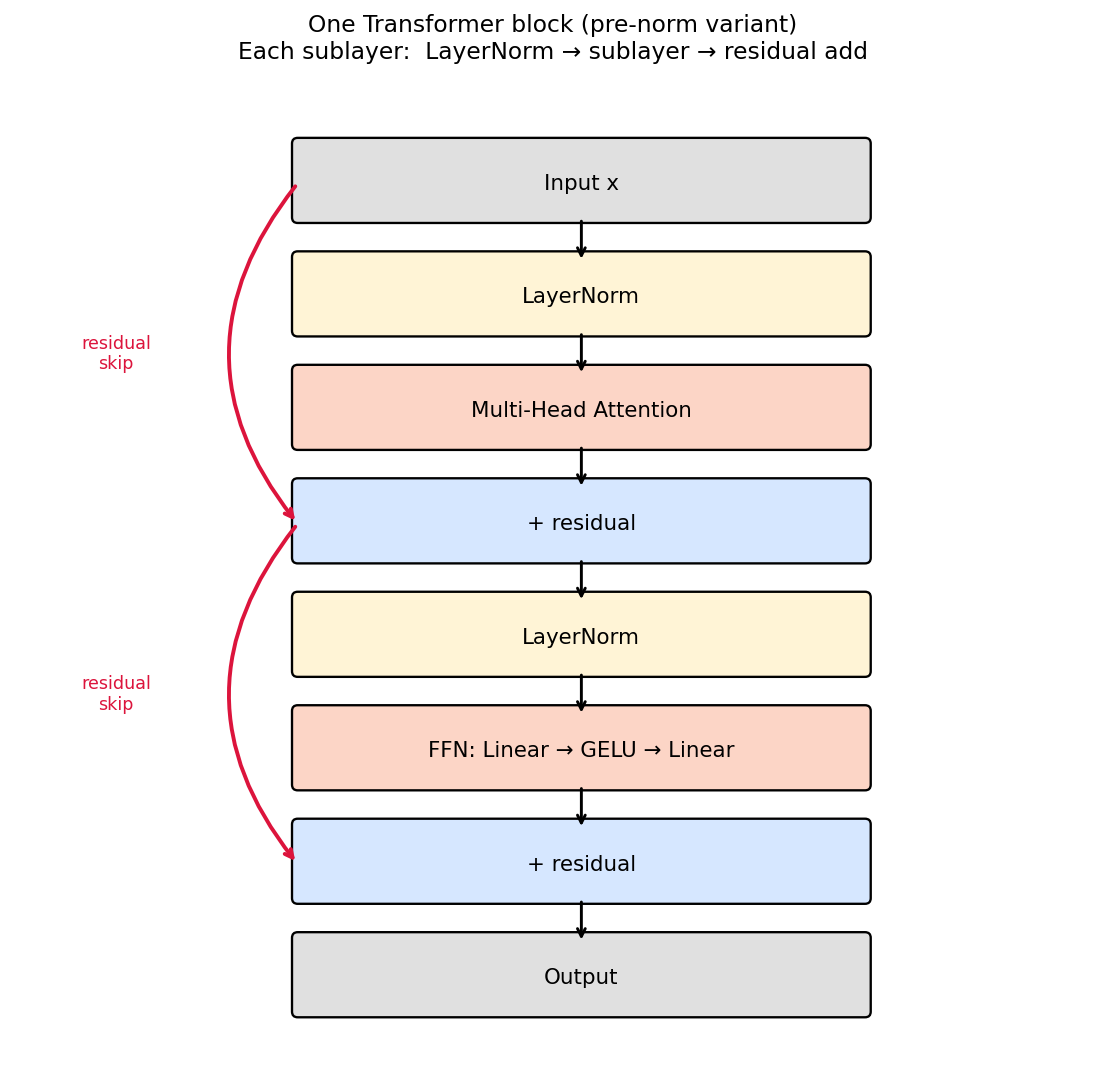

Recreate this plot in Python.
"""Transformer block (pre-norm) schematic.

Output: diagram_block.png
"""

import matplotlib.pyplot as plt
import matplotlib.patches as mpatches


def main():
    fig, ax = plt.subplots(figsize=(8, 11))

    boxes = [
        ("Input x", 8.0, "#e0e0e0"),
        ("LayerNorm", 7.0, "#fff4d6"),
        ("Multi-Head Attention", 6.0, "#fcd5c6"),
        ("+ residual", 5.0, "#d6e7ff"),
        ("LayerNorm", 4.0, "#fff4d6"),
        ("FFN: Linear → GELU → Linear", 3.0, "#fcd5c6"),
        ("+ residual", 2.0, "#d6e7ff"),
        ("Output", 1.0, "#e0e0e0"),
    ]

    for label, y, color in boxes:
        ax.add_patch(mpatches.FancyBboxPatch((2, y - 0.3), 5, 0.65,
                                             boxstyle="round,pad=0.05",
                                             facecolor=color, edgecolor="black", lw=1.2))
        ax.text(4.5, y, label, ha="center", va="center", fontsize=11)

    # Arrows between boxes
    ys = [box[1] for box in boxes]
    for y0, y1 in zip(ys[:-1], ys[1:]):
        ax.annotate("", xy=(4.5, y1 + 0.3), xytext=(4.5, y0 - 0.3),
                    arrowprops=dict(arrowstyle="->", color="black", lw=1.5))

    # Residual skip-connection arrows
    for from_y, to_y in [(8.0, 5.0), (5.0, 2.0)]:
        ax.annotate("", xy=(2.0, to_y + 0.0), xytext=(2.0, from_y),
                    arrowprops=dict(arrowstyle="->", color="crimson", lw=2,
                                    connectionstyle="arc3,rad=0.4"))
        ax.text(0.4, (from_y + to_y) / 2, "residual\nskip", color="crimson",
                fontsize=9, ha="center", va="center")

    ax.set_xlim(-0.5, 9)
    ax.set_ylim(0.3, 9)
    ax.set_aspect("equal")
    ax.set_xticks([])
    ax.set_yticks([])
    for spine in ax.spines.values():
        spine.set_visible(False)
    ax.set_title("One Transformer block (pre-norm variant)\n"
                 "Each sublayer:  LayerNorm → sublayer → residual add",
                 fontsize=12)

    fig.tight_layout()
    fig.savefig("diagram_block.png", dpi=140, bbox_inches="tight")
    print("wrote diagram_block.png")


if __name__ == "__main__":
    main()
